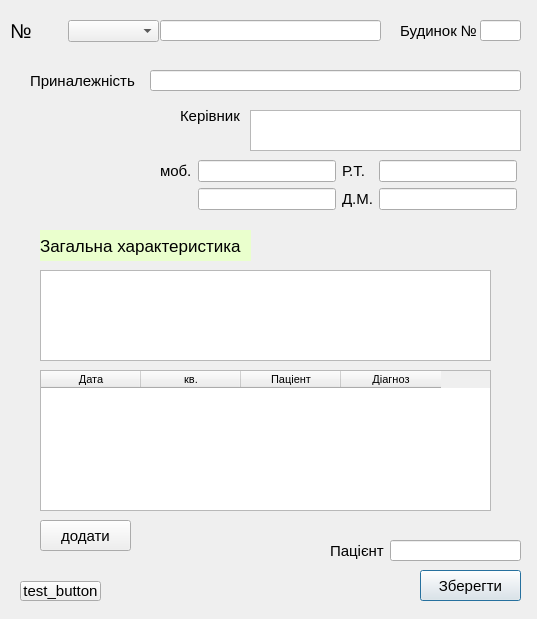
<?xml version="1.0" encoding="UTF-8"?>
<ui version="4.0">
 <class>Dialog</class>
 <widget class="QDialog" name="Dialog">
  <property name="geometry">
   <rect>
    <x>0</x>
    <y>0</y>
    <width>537</width>
    <height>619</height>
   </rect>
  </property>
  <property name="font">
   <font>
    <pointsize>8</pointsize>
   </font>
  </property>
  <property name="windowTitle">
   <string>Dialog</string>
  </property>
  <widget class="QLabel" name="card_number">
   <property name="geometry">
    <rect>
     <x>10</x>
     <y>20</y>
     <width>61</width>
     <height>21</height>
    </rect>
   </property>
   <property name="font">
    <font>
     <pointsize>15</pointsize>
    </font>
   </property>
   <property name="text">
    <string>№</string>
   </property>
   <property name="margin">
    <number>2</number>
   </property>
  </widget>
  <widget class="QLabel" name="label_2">
   <property name="geometry">
    <rect>
     <x>40</x>
     <y>230</y>
     <width>211</width>
     <height>31</height>
    </rect>
   </property>
   <property name="font">
    <font>
     <pointsize>13</pointsize>
    </font>
   </property>
   <property name="styleSheet">
    <string notr="true">background-color: rgb(234, 255, 205);</string>
   </property>
   <property name="text">
    <string>Загальна характеристика</string>
   </property>
   <property name="margin">
    <number>2</number>
   </property>
  </widget>
  <widget class="QTextEdit" name="general_chatacteristics">
   <property name="geometry">
    <rect>
     <x>40</x>
     <y>270</y>
     <width>451</width>
     <height>91</height>
    </rect>
   </property>
   <property name="mouseTracking">
    <bool>false</bool>
   </property>
   <property name="html">
    <string>&lt;!DOCTYPE HTML PUBLIC &quot;-//W3C//DTD HTML 4.0//EN&quot; &quot;http://www.w3.org/TR/REC-html40/strict.dtd&quot;&gt;
&lt;html&gt;&lt;head&gt;&lt;meta name=&quot;qrichtext&quot; content=&quot;1&quot; /&gt;&lt;style type=&quot;text/css&quot;&gt;
p, li { white-space: pre-wrap; }
&lt;/style&gt;&lt;/head&gt;&lt;body style=&quot; font-family:'MS Shell Dlg 2'; font-size:8pt; font-weight:400; font-style:normal;&quot;&gt;
&lt;p style=&quot;-qt-paragraph-type:empty; margin-top:0px; margin-bottom:0px; margin-left:0px; margin-right:0px; -qt-block-indent:0; text-indent:0px;&quot;&gt;&lt;br /&gt;&lt;/p&gt;&lt;/body&gt;&lt;/html&gt;</string>
   </property>
  </widget>
  <widget class="QComboBox" name="comboBox_streets">
   <property name="geometry">
    <rect>
     <x>68</x>
     <y>20</y>
     <width>91</width>
     <height>22</height>
    </rect>
   </property>
  </widget>
  <widget class="QLineEdit" name="street_name">
   <property name="geometry">
    <rect>
     <x>160</x>
     <y>20</y>
     <width>221</width>
     <height>21</height>
    </rect>
   </property>
   <property name="cursor">
    <cursorShape>IBeamCursor</cursorShape>
   </property>
   <property name="mouseTracking">
    <bool>true</bool>
   </property>
   <property name="text">
    <string/>
   </property>
  </widget>
  <widget class="QLabel" name="label_3">
   <property name="geometry">
    <rect>
     <x>400</x>
     <y>20</y>
     <width>81</width>
     <height>21</height>
    </rect>
   </property>
   <property name="font">
    <font>
     <pointsize>11</pointsize>
    </font>
   </property>
   <property name="text">
    <string>Будинок №</string>
   </property>
   <property name="margin">
    <number>2</number>
   </property>
  </widget>
  <widget class="QLineEdit" name="house_number">
   <property name="geometry">
    <rect>
     <x>480</x>
     <y>20</y>
     <width>41</width>
     <height>21</height>
    </rect>
   </property>
  </widget>
  <widget class="QLabel" name="label_4">
   <property name="geometry">
    <rect>
     <x>30</x>
     <y>70</y>
     <width>121</width>
     <height>21</height>
    </rect>
   </property>
   <property name="font">
    <font>
     <pointsize>11</pointsize>
    </font>
   </property>
   <property name="text">
    <string>Приналежність</string>
   </property>
   <property name="margin">
    <number>2</number>
   </property>
  </widget>
  <widget class="QLineEdit" name="affiliation">
   <property name="geometry">
    <rect>
     <x>150</x>
     <y>70</y>
     <width>371</width>
     <height>21</height>
    </rect>
   </property>
  </widget>
  <widget class="QLabel" name="label_5">
   <property name="geometry">
    <rect>
     <x>180</x>
     <y>100</y>
     <width>71</width>
     <height>31</height>
    </rect>
   </property>
   <property name="font">
    <font>
     <pointsize>11</pointsize>
    </font>
   </property>
   <property name="text">
    <string>Керівник</string>
   </property>
   <property name="margin">
    <number>2</number>
   </property>
  </widget>
  <widget class="QTextEdit" name="manager">
   <property name="geometry">
    <rect>
     <x>250</x>
     <y>110</y>
     <width>271</width>
     <height>41</height>
    </rect>
   </property>
  </widget>
  <widget class="QPushButton" name="saveButton">
   <property name="geometry">
    <rect>
     <x>420</x>
     <y>570</y>
     <width>101</width>
     <height>31</height>
    </rect>
   </property>
   <property name="font">
    <font>
     <pointsize>11</pointsize>
    </font>
   </property>
   <property name="text">
    <string>Зберегти</string>
   </property>
  </widget>
  <widget class="QLabel" name="label_9">
   <property name="geometry">
    <rect>
     <x>330</x>
     <y>540</y>
     <width>61</width>
     <height>21</height>
    </rect>
   </property>
   <property name="font">
    <font>
     <pointsize>11</pointsize>
    </font>
   </property>
   <property name="text">
    <string>Пацієнт</string>
   </property>
   <property name="margin">
    <number>2</number>
   </property>
  </widget>
  <widget class="QLineEdit" name="pat_name">
   <property name="geometry">
    <rect>
     <x>390</x>
     <y>540</y>
     <width>131</width>
     <height>21</height>
    </rect>
   </property>
  </widget>
  <widget class="QPushButton" name="proverka">
   <property name="geometry">
    <rect>
     <x>20</x>
     <y>581</y>
     <width>81</width>
     <height>20</height>
    </rect>
   </property>
   <property name="font">
    <font>
     <pointsize>11</pointsize>
    </font>
   </property>
   <property name="text">
    <string>test_button</string>
   </property>
  </widget>
  <widget class="QWidget" name="layoutWidget">
   <property name="geometry">
    <rect>
     <x>160</x>
     <y>160</y>
     <width>357</width>
     <height>52</height>
    </rect>
   </property>
   <layout class="QGridLayout" name="gridLayout">
    <item row="0" column="0">
     <widget class="QLabel" name="label_6">
      <property name="font">
       <font>
        <pointsize>11</pointsize>
       </font>
      </property>
      <property name="text">
       <string>моб.</string>
      </property>
      <property name="margin">
       <number>2</number>
      </property>
     </widget>
    </item>
    <item row="0" column="1">
     <widget class="QLineEdit" name="mobile_1"/>
    </item>
    <item row="0" column="2">
     <widget class="QLabel" name="label_7">
      <property name="font">
       <font>
        <pointsize>11</pointsize>
       </font>
      </property>
      <property name="text">
       <string>Р.Т.</string>
      </property>
      <property name="margin">
       <number>2</number>
      </property>
     </widget>
    </item>
    <item row="0" column="3">
     <widget class="QLineEdit" name="work_phone"/>
    </item>
    <item row="1" column="1">
     <widget class="QLineEdit" name="mobile_2"/>
    </item>
    <item row="1" column="2">
     <widget class="QLabel" name="label_8">
      <property name="font">
       <font>
        <pointsize>11</pointsize>
       </font>
      </property>
      <property name="text">
       <string>Д.М.</string>
      </property>
      <property name="margin">
       <number>2</number>
      </property>
     </widget>
    </item>
    <item row="1" column="3">
     <widget class="QLineEdit" name="home_phone"/>
    </item>
   </layout>
  </widget>
  <widget class="QTableWidget" name="tableWidget_diag">
   <property name="geometry">
    <rect>
     <x>40</x>
     <y>370</y>
     <width>451</width>
     <height>141</height>
    </rect>
   </property>
   <column>
    <property name="text">
     <string>Дата</string>
    </property>
   </column>
   <column>
    <property name="text">
     <string>кв.</string>
    </property>
   </column>
   <column>
    <property name="text">
     <string>Паціент</string>
    </property>
   </column>
   <column>
    <property name="text">
     <string>Діагноз</string>
    </property>
   </column>
  </widget>
  <widget class="QPushButton" name="addButton">
   <property name="geometry">
    <rect>
     <x>40</x>
     <y>520</y>
     <width>91</width>
     <height>31</height>
    </rect>
   </property>
   <property name="font">
    <font>
     <pointsize>11</pointsize>
    </font>
   </property>
   <property name="text">
    <string>додати</string>
   </property>
  </widget>
 </widget>
 <resources/>
 <connections/>
</ui>
